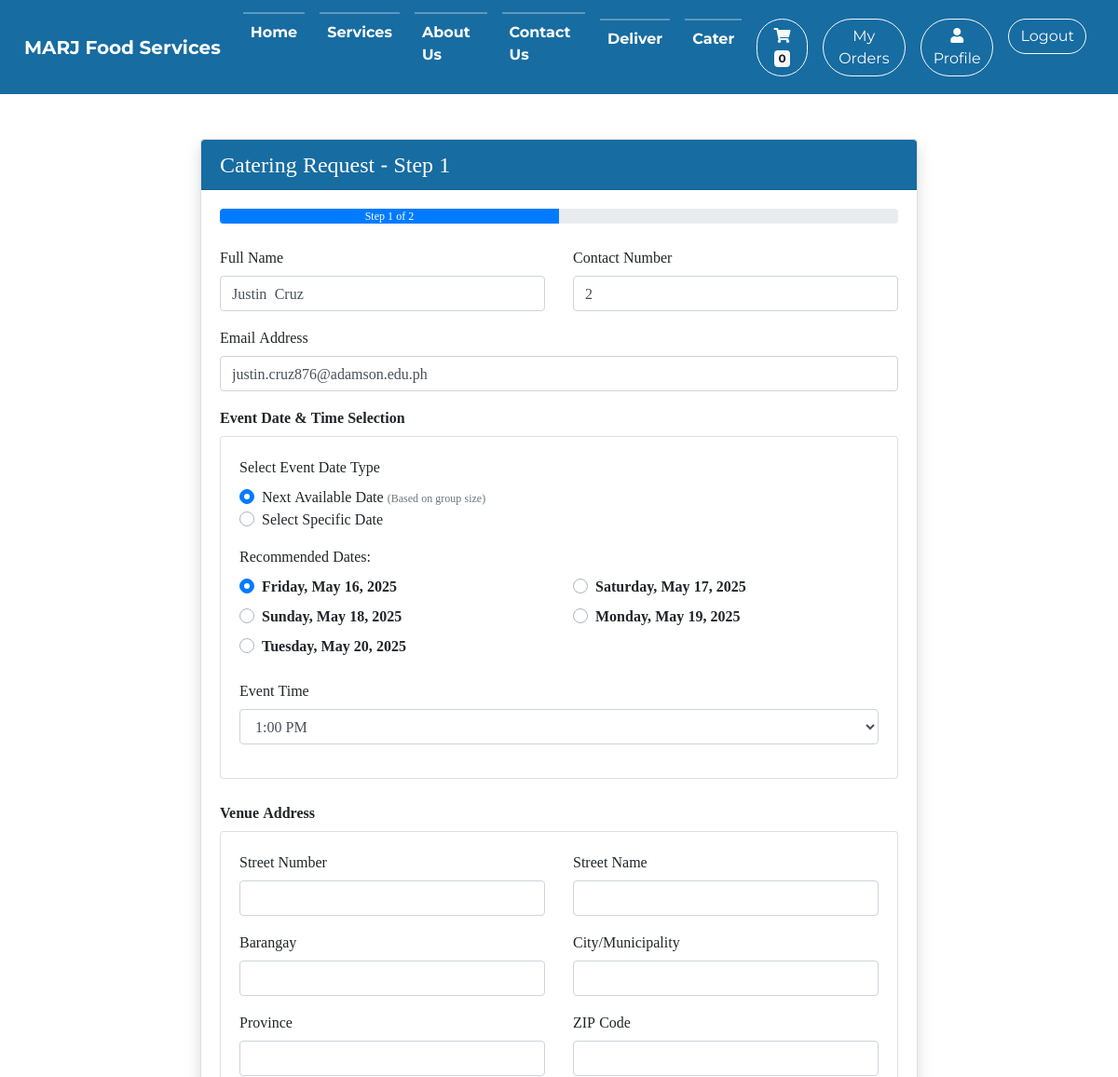
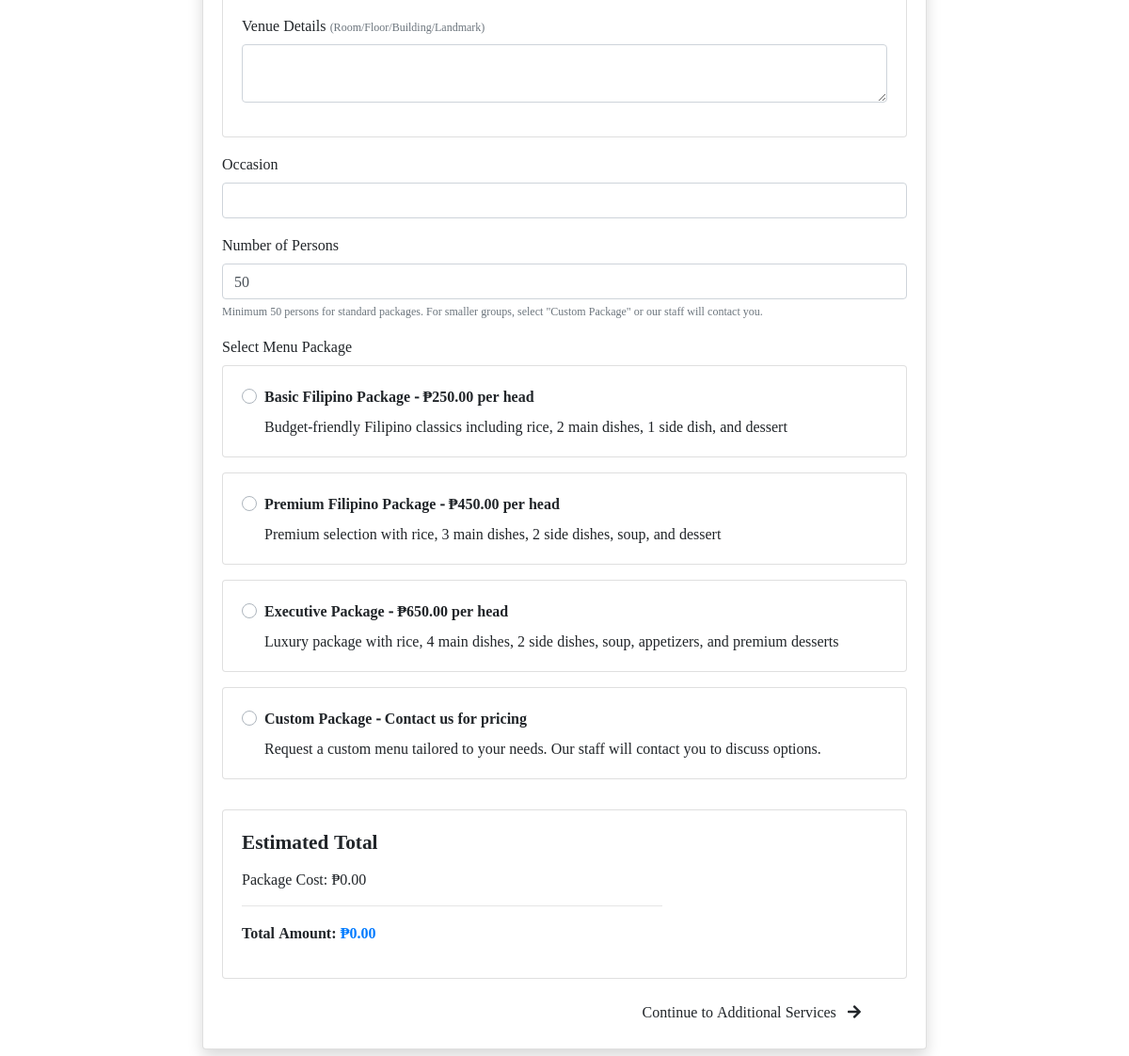
Page /modules/catering/step1.php (signed in) on the committed database (2 pictures, top to bottom).
### tables this page shows
CREATE TABLE IF NOT EXISTS `users` (
  `user_id` int NOT NULL AUTO_INCREMENT,
  `fname` varchar(250) NOT NULL,
  `mname` varchar(250) DEFAULT NULL,
  `lname` varchar(250) NOT NULL,
  `email_add` varchar(250) NOT NULL,
  `mobile_num` varchar(250) NOT NULL,
  `password` varchar(250) NOT NULL,
  `emailv` enum('Yes','No') NOT NULL,
  `OTPC` int DEFAULT NULL,
  `OTPE` datetime DEFAULT NULL,
  `role_id` int NOT NULL,
  `created_at` timestamp NULL DEFAULT CURRENT_TIMESTAMP,
  PRIMARY KEY (`user_id`)
);

CREATE TABLE IF NOT EXISTS `packages` (
  `package_id` int NOT NULL AUTO_INCREMENT,
  `name` varchar(100) NOT NULL,
  `description` text NOT NULL,
  `base_price` decimal(10,2) NOT NULL,
  `is_active` tinyint(1) DEFAULT '1',
  PRIMARY KEY (`package_id`)
);

### modules/catering/step1.php (the view, shortened to what this page needs)
<?php
require_once __DIR__ . '/../dbconi.php';
$user_query = "SELECT fname, mname, lname, email_add, mobile_num FROM users WHERE user_id = ?";
$stmt = mysqli_prepare($dbc, $user_query);
mysqli_stmt_bind_param($stmt, "i", $_SESSION['user_id']);
mysqli_stmt_execute($stmt);
$user_result = mysqli_stmt_get_result($stmt);
$user_data = mysqli_fetch_assoc($user_result);
$full_name = trim($user_data['fname'] . ' ' . $user_data['mname'] . ' ' . $user_data['lname']);
?>
<!DOCTYPE html>
<html lang="en">
<head>
    <link rel="stylesheet" href="https://maxcdn.bootstrapcdn.com/bootstrap/4.5.2/css/bootstrap.min.css">
    <link rel="stylesheet" href="https://cdnjs.cloudflare.com/ajax/libs/font-awesome/5.15.3/css/all.min.css">
    <link rel="stylesheet" href="<?php echo BASE_URL; ?>/vendor/style1.css">
</head>
<body>
    <?php include("../navigation.php"); ?>
    <main class="container-fluid py-5">
        <div class="row justify-content-center">
            <div class="col-md-8">
                <div class="card shadow">
                    <div class="card-header  text-white rounded-top" style="background-color: var(--accent);">
                        <h2 class="h4 mb-0">Catering Request - Step 1</h2>
                    </div>                    <div class="card-body">
                        <div class="progress mb-4">
                            <div class="progress-bar bg-accent" role="progressbar" style="width: 50%" aria-valuenow="50" aria-valuemin="0" aria-valuemax="100">Step 1 of 2</div>
                        </div>
                        <form action="step2.php" method="POST" id="cateringForm">
                            <div class="row">
                                <div class="col-md-6">
                                    <div class="form-group">
                                        <label>Full Name</label>
                                        <input type="text" class="form-control" name="client_name"
                                            value="<?php echo isset($_SESSION['catering_form']['client_name']) ? htmlspecialchars($_SESSION['catering_form']['client_name']) : htmlspecialchars($full_name); ?>" required>
                                    </div>
                                </div>
                                <div class="col-md-6">
                                    <div class="form-group">
                                        <label>Contact Number</label>
                                        <input type="tel" class="form-control" name="contact_info"
                                            value="<?php echo isset($_SESSION['catering_form']['contact_info']) ? htmlspecialchars($_SESSION['catering_form']['contact_info']) : htmlspecialchars($user_data['mobile_num']); ?>" required>
                                    </div>
                                </div>
                            </div>
                            <div class="form-group">
                                <label>Email Address</label>
                                <input type="email" class="form-control" name="email"
                                    value="<?php echo isset($_SESSION['catering_form']['email']) ? htmlspecialchars($_SESSION['catering_form']['email']) : htmlspecialchars($user_data['email_add']); ?>" required>
                            </div>
                            <?php include('date_selection.php'); ?>
                            <div class="form-group">
                                <label><strong>Venue Address</strong></label>
                                <div class="card">
                                    <div class="card-body">
                                        <div class="row">
                                            <div class="col-md-6">
                                                <div class="form-group">
                                                    <label for="venue_street_number">Street Number</label>
                                                    <input type="text" class="form-control" id="venue_street_number" name="venue_street_number"
                                                        value="<?php echo isset($_SESSION['catering_form']['venue_street_number']) ? htmlspecialchars($_SESSION['catering_form']['venue_street_number']) : ''; ?>" required>
                                                </div>
                                            </div>
                                            <div class="col-md-6">
                                                <div class="form-group">
                                                    <label for="venue_street_name">Street Name</label>
                                                    <input type="text" class="form-control" id="venue_street_name" name="venue_street_name"
                                                        value="<?php echo isset($_SESSION['catering_form']['venue_street_name']) ? htmlspecialchars($_SESSION['catering_form']['venue_street_name']) : ''; ?>" required>
                                                </div>
                                            </div>
                                        </div>
                                        <div class="row">
                                            <div class="col-md-6">
                                                <div class="form-group">
                                                    <label for="venue_barangay">Barangay</label>
                                                    <input type="text" class="form-control" id="venue_barangay" name="venue_barangay"
                                                        value="<?php echo isset($_SESSION['catering_form']['venue_barangay']) ? htmlspecialchars($_SESSION['catering_form']['venue_barangay']) : ''; ?>" required>
                                                </div>
                                            </div>
                                            <div class="col-md-6">
                                                <div class="form-group">
                                                    <label for="venue_city">City/Municipality</label>
                                                    <input type="text" class="form-control" id="venue_city" name="venue_city"
                                                        value="<?php echo isset($_SESSION['catering_form']['venue_city']) ? htmlspecialchars($_SESSION['catering_form']['venue_city']) : ''; ?>" required>
                                                </div>
                                            </div>
                                        </div>
                                        <div class="row">
                                            <div class="col-md-6">
                                                <div class="form-group">
                                                    <label for="venue_province">Province</label>
                                                    <input type="text" class="form-control" id="venue_province" name="venue_province"
                                                        value="<?php echo isset($_SESSION['catering_form']['venue_province']) ? htmlspecialchars($_SESSION['catering_form']['venue_province']) : ''; ?>" required>
                                                </div>
                                            </div>
                                            <div class="col-md-6">
                                                <div class="form-group">
                                                    <label for="venue_zip">ZIP Code</label>
                                                    <input type="text" class="form-control" id="venue_zip" name="venue_zip"
                                                        value="<?php echo isset($_SESSION['catering_form']['venue_zip']) ? htmlspecialchars($_SESSION['catering_form']['venue_zip']) : ''; ?>" required>
                                                </div>
                                            </div>
                                        </div>
                                        <div class="form-group">
                                            <label for="venue_details">Venue Details <small class="text-muted">(Room/Floor/Building/Landmark)</small></label>
                                            <textarea class="form-control" id="venue_details" name="venue_details" rows="2"></textarea>
                                        </div>
                                    </div>
                                </div>
                            </div>
                            <div class="form-group">
                                <label>Occasion</label>
                                <input type="text" class="form-control" name="occasion"
                                    value="<?php echo isset($_SESSION['catering_form']['occasion']) ? htmlspecialchars($_SESSION['catering_form']['occasion']) : ''; ?>" required>
                            </div>
                            <div class="form-group">
                                <label>Number of Persons</label>
                                <input type="number" class="form-control" name="num_persons" id="num_persons" min="1"
                                    value="<?php echo isset($_SESSION['catering_form']['num_persons']) ? htmlspecialchars($_SESSION['catering_form']['num_persons']) : '50'; ?>" required>
                                <small class="form-text text-muted">Minimum 50 persons for standard packages. For smaller groups, select "Custom Package" or our staff will contact you.</small>
                            </div>
                            <div class="form-group">
                                <label>Select Menu Package</label>
                                <div class="packages-container">
                                    <div class="row">
                                        <?php
                                        $query = "SELECT * FROM packages ORDER BY base_price";
                                        $result = mysqli_query($dbc, $query);
                                        if (mysqli_num_rows($result) > 0) {
                                            while($row = mysqli_fetch_assoc($result)) { ?>
                                                <div class="col-md-12 mb-3">
                                                    <div class="package-card card">
                                                        <div class="card-body">
                                                            <div class="custom-control custom-radio">
                                                                <label class="custom-control-label font-weight-bold" for="package_<?php echo $row['package_id']; ?>">
                                                                    <?php echo htmlspecialchars($row['name']); ?> - ₱<?php echo number_format($row['base_price'], 2); ?> per head
                                                                </label>
                                                            </div>
                                                            <p class="card-text ml-4 mt-2"><?php echo htmlspecialchars($row['description']); ?></p>
                                                        </div>
                                                    </div>
                                                </div>
                                            <?php }
                                            ?>
                                            <div class="col-md-12 mb-3">
                                                <div class="package-card card">
                                                    <div class="card-body">
                                                        <div class="custom-control custom-radio">
                                                            <label class="custom-control-label font-weight-bold" for="package_custom">
                                                                Custom Package - Contact us for pricing
                                                            </label>
                                                        </div>
                                                        <p class="card-text ml-4 mt-2">Request a custom menu tailored to your needs. Our staff will contact you to discuss options.</p>
                                                    </div>
                                                </div>
                                            </div>
                                        <?php } else { ?>
                                            <div class="col-12">
                                                <p class="text-muted">No packages available at the moment.</p>
                                            </div>
                                        <?php } ?>
                                    </div>
                                </div>
                            </div>
                            <div class="card mb-3">
                                <div class="card-body">
                                    <h5 class="mb-3">Estimated Total</h5>
                                    <div class="row">
                                        <div class="col-md-8">
                                            <p class="mb-2">Package Cost: <span id="packageCost">₱0.00</span></p>
                                            <hr>
                                            <p class="font-weight-bold">Total Amount: <span id="totalAmount" class="text-primary">₱0.00</span></p>
                                        </div>
                                    </div>
                                </div>
                            </div>
                            <div class="text-right">
                                <button type="submit" class="btn btn-accent px-5" id="continueBtn">
                                    Continue to Additional Services <i class="fas fa-arrow-right ml-2"></i>
                                </button>
                            </div>
                        </form>
                    </div>
                </div>
            </div>
        </div>
    </main>
</body>
</html>

### rows in the picture
users: client_name "Justin Cruz", contact_info "2", email "justin.cruz876@adamson.edu.ph"
packages: name "Basic Filipino Package", base_price "250.00", description "Budget-friendly Filipino classics including rice, 2 main dishes, 1 side dish, and dessert"
packages: name "Premium Filipino Package", base_price "450.00", description "Premium selection with rice, 3 main dishes, 2 side dishes, soup, and dessert"
packages: name "Executive Package", base_price "650.00", description "Luxury package with rice, 4 main dishes, 2 side dishes, soup, appetizers, and premium desserts"

### other values in the picture
form field quick_event_time "1:00 PM"
